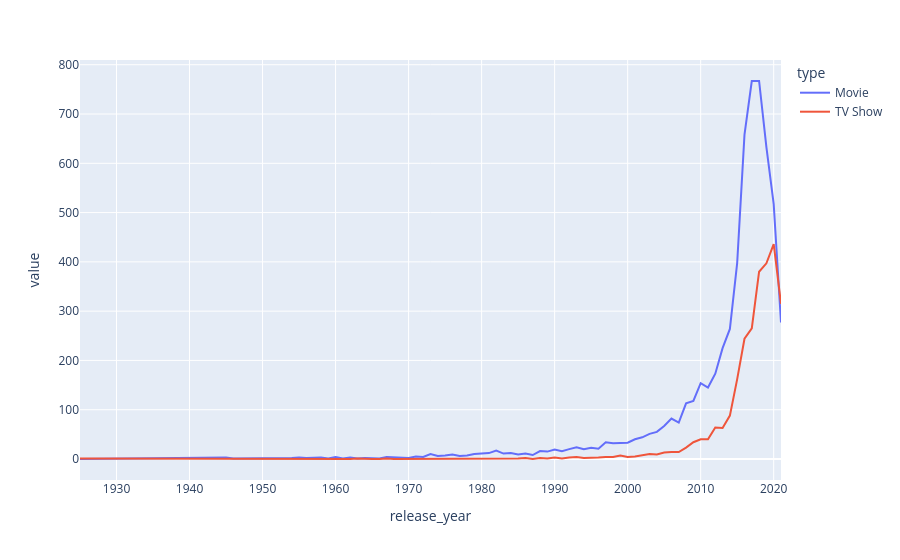

The code cell stored with this chart in its notebook:
### Code cell
# --------------------------------------------------------------------------------------------------------------------------------------
# Tendances par année.
# Génère un dataframe à deux index (année, type).
types_tendances = donnees.groupby(["release_year","type"])["type"].count()
print(types_tendances)
print("----------------")
# Reforme ce dataframe en transformant les types en colonnes
# (Utilise fillna pour transformer en 0 le compte des années où un type est absent)
types_tendances = types_tendances.unstack().fillna(0).astype("int64")
print(types_tendances)
types_tendances.plot(backend="plotly")

### Figure 1 — Plotly figure (JSON) as saved in the notebook; plotly's stock layout.template omitted (floating-point values rounded to 4 significant figures)
{"data": [{"hovertemplate": "type=Movie<br>release_year=%{x}<br>value=%{y}<extra></extra>", "legendgroup": "Movie", "line": {"color": "#636efa", "dash": "solid"}, "marker": {"symbol": "circle"}, "mode": "lines", "name": "Movie", "orientation": "v", "showlegend": true, "type": "scatter", "x": [1925, 1942, 1943, 1944, 1945, 1946, 1947, 1954, 1955, 1956, 1958, 1959, 1960, 1961, 1962, 1963, 1964, 1965, 1966, 1967, 1968, 1969, 1970, 1971, 1972, 1973, 1974, 1975, 1976, 1977, 1978, 1979, 1980, 1981, 1982, 1983, 1984, 1985, 1986, 1987, 1988, 1989, 1990, 1991, 1992, 1993, 1994, 1995, 1996, 1997, 1998, 1999, 2000, 2001, 2002, 2003, 2004, 2005, 2006, 2007, 2008, 2009, 2010, 2011, 2012, 2013, 2014, 2015, 2016, 2017, 2018, 2019, 2020, 2021], "xaxis": "x", "y": [0, 2, 3, 3, 3, 1, 1, 2, 3, 2, 3, 1, 4, 1, 3, 1, 2, 2, 1, 4, 3, 2, 2, 5, 4, 10, 6, 7, 9, 6, 7, 10, 11, 12, 17, 11, 12, 9, 11, 8, 16, 15, 19, 16, 20, 24, 20, 23, 21, 34, 32, 32, 33, 40, 44, 51, 55, 67, 82, 74, 113, 118, 154, 145, 173, 225, 264, 398, 658, 767, 767, 633, 517, 277], "yaxis": "y"}, {"hovertemplate": "type=TV Show<br>release_year=%{x}<br>value=%{y}<extra></extra>", "legendgroup": "TV Show", "line": {"color": "#EF553B", "dash": "solid"}, "marker": {"symbol": "circle"}, "mode": "lines", "name": "TV Show", "orientation": "v", "showlegend": true, "type": "scatter", "x": [1925, 1942, 1943, 1944, 1945, 1946, 1947, 1954, 1955, 1956, 1958, 1959, 1960, 1961, 1962, 1963, 1964, 1965, 1966, 1967, 1968, 1969, 1970, 1971, 1972, 1973, 1974, 1975, 1976, 1977, 1978, 1979, 1980, 1981, 1982, 1983, 1984, 1985, 1986, 1987, 1988, 1989, 1990, 1991, 1992, 1993, 1994, 1995, 1996, 1997, 1998, 1999, 2000, 2001, 2002, 2003, 2004, 2005, 2006, 2007, 2008, 2009, 2010, 2011, 2012, 2013, 2014, 2015, 2016, 2017, 2018, 2019, 2020, 2021], "xaxis": "x", "y": [1, 0, 0, 0, 1, 1, 0, 0, 0, 0, 0, 0, 0, 0, 0, 1, 0, 0, 0, 1, 0, 0, 0, 0, 1, 0, 1, 0, 0, 1, 0, 1, 0, 1, 0, 0, 0, 1, 2, 0, 2, 1, 3, 1, 3, 4, 2, 2, 3, 4, 4, 7, 4, 5, 7, 10, 9, 13, 14, 14, 23, 34, 40, 40, 64, 63, 88, 162, 244, 265, 380, 397, 436, 315], "yaxis": "y"}], "layout": {"legend": {"title": {"text": "type"}, "tracegroupgap": 0}, "margin": {"t": 60}, "xaxis": {"anchor": "y", "domain": [0, 1], "title": {"text": "release_year"}}, "yaxis": {"anchor": "x", "domain": [0, 1], "title": {"text": "value"}}}}
